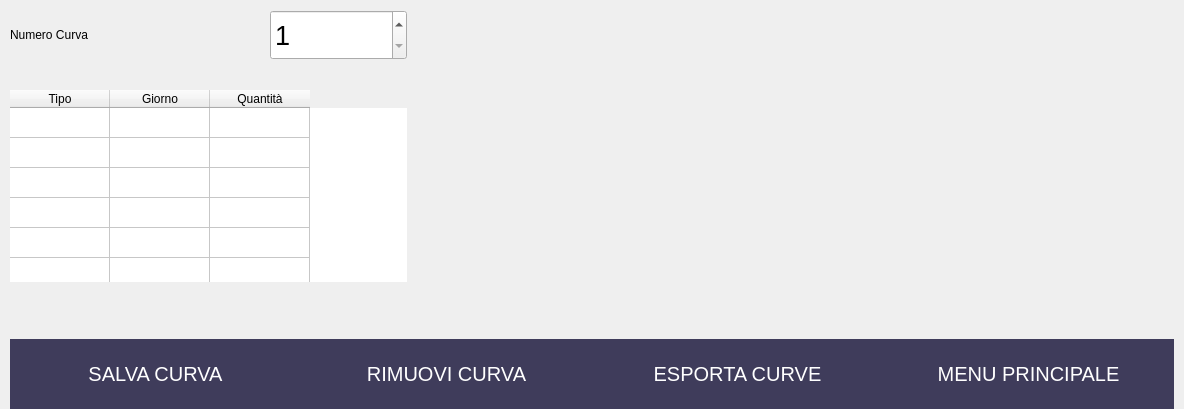
               <widget class="QWidget" name="pgCurve">
                <layout class="QVBoxLayout" name="verticalLayout_7">
                 <property name="spacing">
                  <number>10</number>
                 </property>
                 <property name="leftMargin">
                  <number>10</number>
                 </property>
                 <property name="topMargin">
                  <number>10</number>
                 </property>
                 <property name="rightMargin">
                  <number>10</number>
                 </property>
                 <property name="bottomMargin">
                  <number>0</number>
                 </property>
                 <item>
                  <widget class="QFrame" name="frCurve">
                   <property name="frameShape">
                    <enum>QFrame::NoFrame</enum>
                   </property>
                   <property name="frameShadow">
                    <enum>QFrame::Plain</enum>
                   </property>
                   <layout class="QGridLayout" name="gridLayout_3">
                    <property name="leftMargin">
                     <number>0</number>
                    </property>
                    <property name="topMargin">
                     <number>0</number>
                    </property>
                    <property name="rightMargin">
                     <number>0</number>
                    </property>
                    <property name="bottomMargin">
                     <number>0</number>
                    </property>
                    <property name="horizontalSpacing">
                     <number>10</number>
                    </property>
                    <property name="verticalSpacing">
                     <number>30</number>
                    </property>
                    <item row="1" column="0" colspan="2">
                     <widget class="QTableWidget" name="tblCurve">
                      <property name="maximumSize">
                       <size>
                        <width>16777215</width>
                        <height>16777215</height>
                       </size>
                      </property>
                      <property name="frameShape">
                       <enum>QFrame::NoFrame</enum>
                      </property>
                      <property name="frameShadow">
                       <enum>QFrame::Plain</enum>
                      </property>
                      <property name="verticalScrollBarPolicy">
                       <enum>Qt::ScrollBarAlwaysOff</enum>
                      </property>
                      <property name="horizontalScrollBarPolicy">
                       <enum>Qt::ScrollBarAlwaysOff</enum>
                      </property>
                      <property name="rowCount">
                       <number>50</number>
                      </property>
                      <attribute name="verticalHeaderVisible">
                       <bool>false</bool>
                      </attribute>
                      <attribute name="verticalHeaderHighlightSections">
                       <bool>true</bool>
                      </attribute>
                      <row/>
                      <row/>
                      <row/>
                      <row/>
                      <row/>
                      <row/>
                      <row/>
                      <row/>
                      <row/>
                      <row/>
                      <row/>
                      <row/>
                      <row/>
                      <row/>
                      <row/>
                      <row/>
                      <row/>
                      <row/>
                      <row/>
                      <row/>
                      <row/>
                      <row/>
                      <row/>
                      <row/>
                      <row/>
                      <row/>
                      <row/>
                      <row/>
                      <row/>
                      <row/>
                      <row/>
                      <row/>
                      <row/>
                      <row/>
                      <row/>
                      <row/>
                      <row/>
                      <row/>
                      <row/>
                      <row/>
                      <row/>
                      <row/>
                      <row/>
                      <row/>
                      <row/>
                      <row/>
                      <row/>
                      <row/>
                      <row/>
                      <row/>
                      <column>
                       <property name="text">
                        <string>Tipo</string>
                       </property>
                      </column>
                      <column>
                       <property name="text">
                        <string>Giorno</string>
                       </property>
                      </column>
                      <column>
                       <property name="text">
                        <string>Quantità</string>
                       </property>
                      </column>
                     </widget>
                    </item>
                    <item row="0" column="1">
                     <widget class="QSpinBox" name="spiCurve">
                      <property name="minimumSize">
                       <size>
                        <width>137</width>
                        <height>50</height>
                       </size>
                      </property>
                      <property name="font">
                       <font>
                        <pointsize>20</pointsize>
                       </font>
                      </property>
                      <property name="styleSheet">
                       <string notr="true"/>
                      </property>
                      <property name="minimum">
                       <number>1</number>
                      </property>
                      <property name="maximum">
                       <number>5</number>
                      </property>
                     </widget>
                    </item>
                    <item row="1" column="2">
                     <widget class="QWidget" name="curveGraph" native="true"/>
                    </item>
                    <item row="0" column="2">
                     <spacer name="curveSpacer">
                      <property name="orientation">
                       <enum>Qt::Horizontal</enum>
                      </property>
                      <property name="sizeHint" stdset="0">
                       <size>
                        <width>757</width>
                        <height>20</height>
                       </size>
                      </property>
                     </spacer>
                    </item>
                    <item row="0" column="0">
                     <widget class="QLabel" name="lblCurve">
                      <property name="minimumSize">
                       <size>
                        <width>250</width>
                        <height>50</height>
                       </size>
                      </property>
                      <property name="text">
                       <string>Numero Curva</string>
                      </property>
                     </widget>
                    </item>
                    <item row="2" column="0" colspan="2">
                     <widget class="QLabel" name="lblCurveStatus">
                      <property name="styleSheet">
                       <string notr="true">font-size: 11pt;
border: none;
</string>
                      </property>
                      <property name="text">
                       <string/>
                      </property>
                      <property name="alignment">
                       <set>Qt::AlignCenter</set>
                      </property>
                     </widget>
                    </item>
                   </layout>
                  </widget>
                 </item>
                 <item>
                  <widget class="QFrame" name="menuCurve">
                   <property name="maximumSize">
                    <size>
                     <width>16777215</width>
                     <height>70</height>
                    </size>
                   </property>
                   <property name="styleSheet">
                    <string notr="true">QPushButton {
background-color: #3f3c5b;
color: white;
font-size: 20px;
border: none;
}

QPushButton:hover {
background-color: #bd93f9;
color: white;
}</string>
                   </property>
                   <property name="frameShape">
                    <enum>QFrame::NoFrame</enum>
                   </property>
                   <property name="frameShadow">
                    <enum>QFrame::Plain</enum>
                   </property>
                   <layout class="QHBoxLayout" name="horizontalLayout_6">
                    <property name="spacing">
                     <number>0</number>
                    </property>
                    <property name="leftMargin">
                     <number>0</number>
                    </property>
                    <property name="topMargin">
                     <number>0</number>
                    </property>
                    <property name="rightMargin">
                     <number>0</number>
                    </property>
                    <property name="bottomMargin">
                     <number>0</number>
                    </property>
                    <item>
                     <widget class="QPushButton" name="btnCurveSave">
                      <property name="minimumSize">
                       <size>
                        <width>0</width>
                        <height>70</height>
                       </size>
                      </property>
                      <property name="text">
                       <string>SALVA CURVA</string>
                      </property>
                     </widget>
                    </item>
                    <item>
                     <widget class="QPushButton" name="btnCurveRem">
                      <property name="minimumSize">
                       <size>
                        <width>0</width>
                        <height>70</height>
                       </size>
                      </property>
                      <property name="text">
                       <string>RIMUOVI CURVA</string>
                      </property>
                     </widget>
                    </item>
                    <item>
                     <widget class="QPushButton" name="btnCurveExp">
                      <property name="minimumSize">
                       <size>
                        <width>0</width>
                        <height>70</height>
                       </size>
                      </property>
                      <property name="text">
                       <string>ESPORTA CURVE</string>
                      </property>
                     </widget>
                    </item>
                    <item>
                     <widget class="QPushButton" name="btnCurveMen">
                      <property name="minimumSize">
                       <size>
                        <width>0</width>
                        <height>70</height>
                       </size>
                      </property>
                      <property name="text">
                       <string>MENU PRINCIPALE</string>
                      </property>
                     </widget>
                    </item>
                   </layout>
                  </widget>
                 </item>
                </layout>
               </widget>
